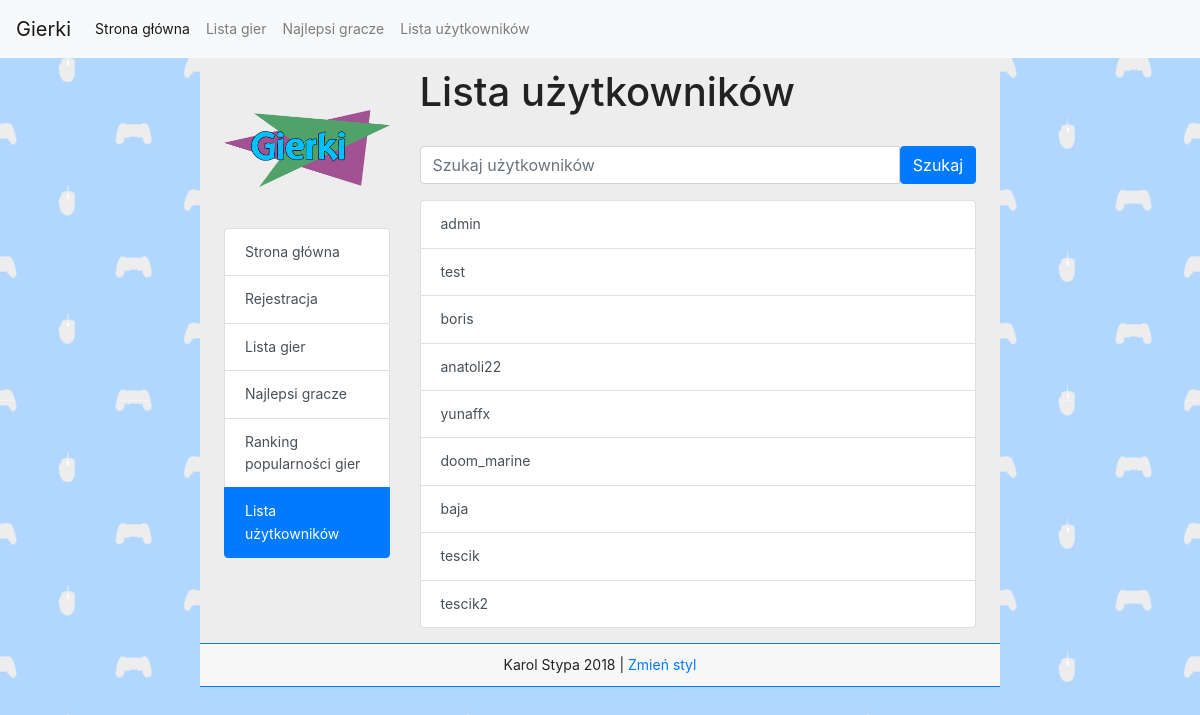
The app's page /userslist.php with its own data.
### tables this page shows
CREATE TABLE `users` (
  `id` int(11) NOT NULL,
  `login` varchar(255) NOT NULL,
  `password` varchar(255) NOT NULL,
  `email` varchar(255) NOT NULL,
  `group_id` int(11) NOT NULL,
  `registered` int(11) NOT NULL,
  `last_login` int(11) NOT NULL,
  `ip` varchar(15) NOT NULL,
  `style` int(11) NOT NULL
);

### userslist.php (the view, shortened to what this page needs)
<?php
	require_once "session.php";
	if (!isset($_SESSION['loggedin'])) {
		$style = 0;
		$btncolor = "btn-primary";
		$listcolor = "";
	}
?>
<!DOCTYPE html>
<html>
	<head>
		<link rel="stylesheet" href="https://maxcdn.bootstrapcdn.com/bootstrap/4.0.0-beta.2/css/bootstrap.min.css">
		<?php
		if($style == 1) {
			echo '<link rel="stylesheet" href="./css/style-dark.css">';
		}
		else {
			echo '<link rel="stylesheet" href="./css/style.css">';
		}
		?>
	</head>
	<body>
		<?php
        include "navbar.php";
        $searchphrase = "";
        ?>
		<div class="container col-md-8 px-4 main">
			<div class="row">
				<div class="col-md-3">
					<div class="logo"></div>
					<?php
					if(isset($_SESSION['loggedin'])) {
						if ($_SESSION['loggedin']) {
							echo '
							<div class="list-group">
								<a class="list-group-item list-group-item-action '.$listcolor.'" href="./">Strona główna</a>
								<a class="list-group-item list-group-item-action '.$listcolor.'" href="./gameslist.php">Lista gier</a>
								<a class="list-group-item list-group-item-action '.$listcolor.'" href="./highscores.php">Najlepsi gracze</a>
								<a class="list-group-item list-group-item-action '.$listcolor.'" href="./gameslist.php#popularity">Ranking popularności gier</a>
								<a class="list-group-item list-group-item-action '.$listcolor.'" href="./profile.php?id='.$uid.'">Profil</a>
								<a class="list-group-item list-group-item-action '.$listcolor.'" href="./profile.php?id='.$uid.'#friends">Znajomi</a>
								<a class="list-group-item list-group-item-action '.$listcolor.' active" href="./userslist.php">Lista użytkowników</a>';
							if($_SESSION['group_id'] == 1) {
								echo '<a class="list-group-item list-group-item-action '.$listcolor.'" href="./admin.php">Panel administracyjny</a>';
							}
							echo '<a class="list-group-item list-group-item-action '.$listcolor.'" href="./?logout=1">Wyloguj się</a>
							</div></div>';
						}
					}
					else {
						echo '
						<div class="list-group">
							<a class="list-group-item list-group-item-action" href="./">Strona główna</a>
							<a class="list-group-item list-group-item-action" href="./register.php">Rejestracja</a>
							<a class="list-group-item list-group-item-action" href="./gameslist.php">Lista gier</a>
							<a class="list-group-item list-group-item-action" href="./highscores.php">Najlepsi gracze</a>
							<a class="list-group-item list-group-item-action" href="./gameslist.php#popularity">Ranking popularności gier</a>
							<a class="list-group-item list-group-item-action active" href="./userslist.php">Lista użytkowników</a>
						</div>
					</div>';
					}
					?>
					<div class="col-md-9">
						<h1>Lista użytkowników</h1><br>
						<form class="" action="userslist.php" method="GET">
							<div class="input-group mb-3">
								<input type="text" class="form-control" name="username" placeholder="Szukaj użytkowników">
								<div class="input-group-btn">
									<button type="submit" class="btn <?php echo $btncolor ?>" name="action" value="search">Szukaj</button>
								</div>
							</div>
						</form>
						<?php
						$userslist_select_query = "SELECT * FROM users WHERE login LIKE '%".$searchphrase."%';";
						$userslist_select_result = mysql_query($userslist_select_query);
						echo '<div class="list-group">';
						while($row = mysql_fetch_assoc($userslist_select_result)) {
							echo '<a class="list-group-item list-group-item-action '.$listcolor.'" href="profile.php?id='.$row['id'].'">'.$row['login'].'</a>';
						}
						echo '</div>';
						?>
					</div>
				</div>
    	</div>
	</body>
</html>

### css/style.css (style rules this page uses)
body { font-size: 14px; line-height: 1.6; background-image: url(../img/bg.png); color: #222222; height: 100%; min-height: 100%; }
.main { padding-top: 10px; background-color: #EDEDED; padding-bottom: 15px; min-height: 100%; }
.logo { background-image: url(../img/logo.png); background-size: contain; background-repeat: no-repeat; background-position: center center; height: 10rem; }
.footer { text-align: center; background-color: #F7F7F7!important; padding: 10px; border-top: 1px solid #007BFF; border-bottom: 1px solid #007BFF; }

### records on screen
users: login "admin"
users: login "test"
users: login "boris"
users: login "anatoli22"
users: login "yunaffx"
users: login "doom_marine"
users: login "baja"
users: login "tescik"
users: login "tescik2"
